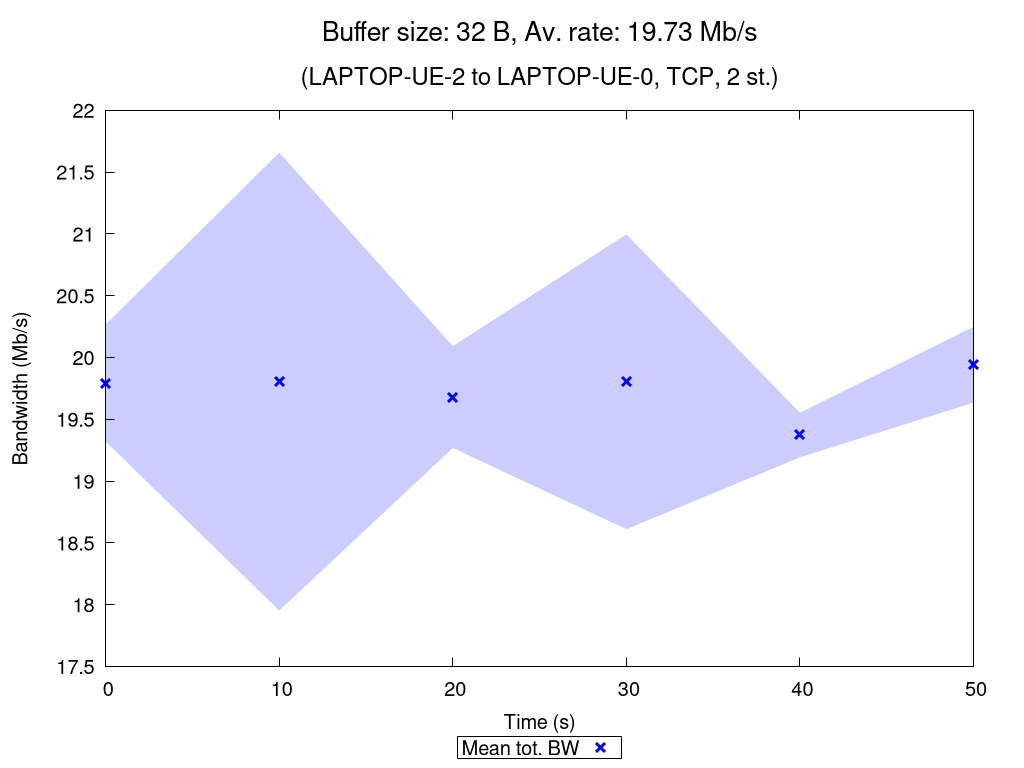

The script that saved this image:
set terminal pngcairo nocrop enhanced size 1024,768 font "Verdana,15"
set output "TCP_2_st_2020_10_18_01-57-48_two2one_00032B.png"

set title "{/=20 Buffer size: 32 B, Av. rate: 19.73 Mb/s}\n\n{/=18 (LAPTOP-UE-2 to LAPTOP-UE-0, TCP, 2 st.)}"

set xlabel "Time (s)"
set ylabel "Bandwidth (Mb/s)"
set ytics nomirror
set key bmargin center horizontal box samplen 1 width -1
set bmargin 4.6
set rmargin 4.5

rf = 1000000.0  # rate factor
set style fill transparent solid 0.2 noborder
set autoscale xfix
plot "TCP_2_st_2020_10_18_01-57-48_two2one_00032B_iperf_processed.dat" using 1:($2/rf-$3/rf):($2/rf+$3/rf) with filledcurves lc rgb "blue" notitle, \
     "" using 1:($2/rf) with points pt 2 ps 1.5 lw 3 lc rgb "blue" title "Mean tot. BW", \
